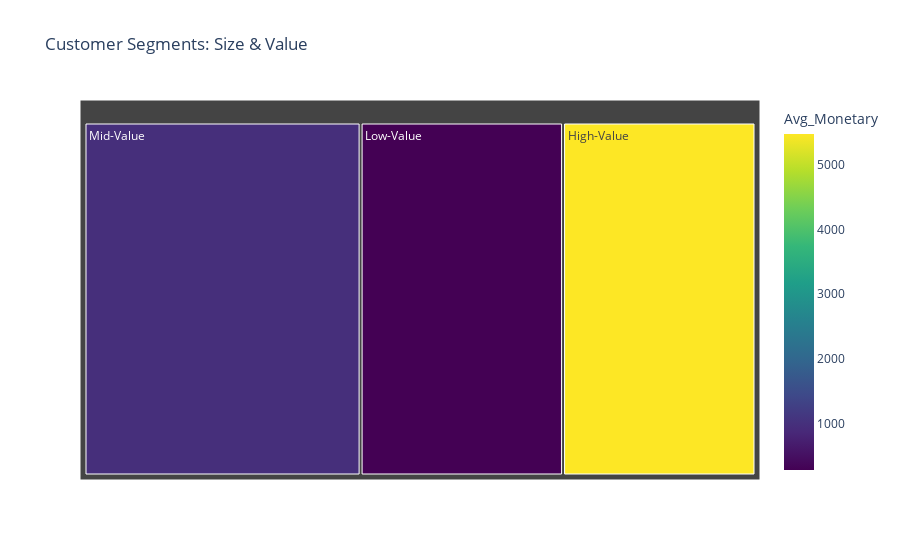

Source (notebook cell):
### Markdown cell above
### Segment Analysis: Customer Count & Average Spending
**Purpose:** Compare segment size (area) with average monetary value (color) — identify which segments drive revenue.

### Code cell
# Treemap - show segment size & value
segment_summary = rfm.groupby('Segment').agg({
    'CustomerID': 'count',
    'Monetary': 'mean'
}).reset_index()
segment_summary.columns = ['Segment', 'Count', 'Avg_Monetary']

fig = px.treemap(segment_summary,
                 path=['Segment'],
                 values='Count',
                 color='Avg_Monetary',
                 color_continuous_scale='Viridis',
                 title='Customer Segments: Size & Value')
fig.show()

### Figure 1 — Plotly figure (JSON) as saved in the notebook; plotly's stock layout.template omitted (floating-point values rounded to 4 significant figures)
{"data": [{"branchvalues": "total", "customdata": [[5474.0], [280.3], [972.1]], "domain": {"x": [0, 1], "y": [0, 1]}, "hovertemplate": "labels=%{label}<br>Count=%{value}<br>parent=%{parent}<br>id=%{id}<br>Avg_Monetary=%{color}<extra></extra>", "ids": ["High-Value", "Low-Value", "Mid-Value"], "labels": ["High-Value", "Low-Value", "Mid-Value"], "marker": {"coloraxis": "coloraxis", "colors": [5474.0, 280.3, 972.1]}, "name": "", "parents": ["", "", ""], "type": "treemap", "values": [1244, 1309, 1785]}], "layout": {"coloraxis": {"colorbar": {"title": {"text": "Avg_Monetary"}}, "colorscale": [[0, "#440154"], [0.1111, "#482878"], [0.2222, "#3e4989"], [0.3333, "#31688e"], [0.4444, "#26828e"], [0.5556, "#1f9e89"], [0.6667, "#35b779"], [0.7778, "#6ece58"], [0.8889, "#b5de2b"], [1, "#fde725"]]}, "legend": {"tracegroupgap": 0}, "title": {"text": "Customer Segments: Size & Value"}}}
